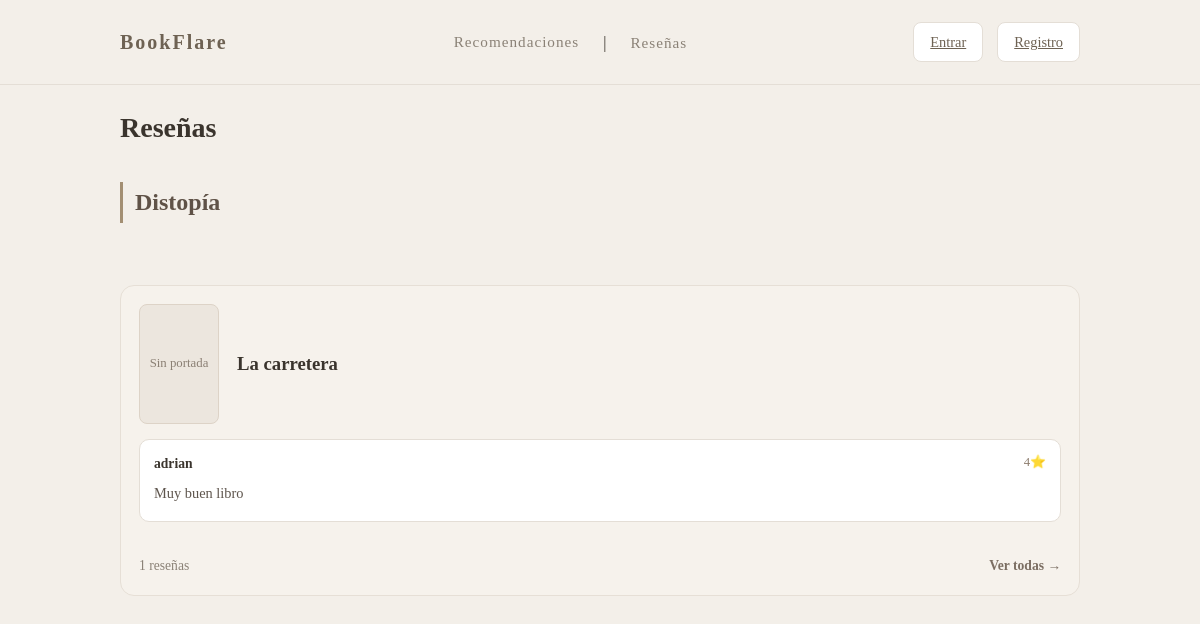
/resenas/, run on an earlier commit of the app's database.
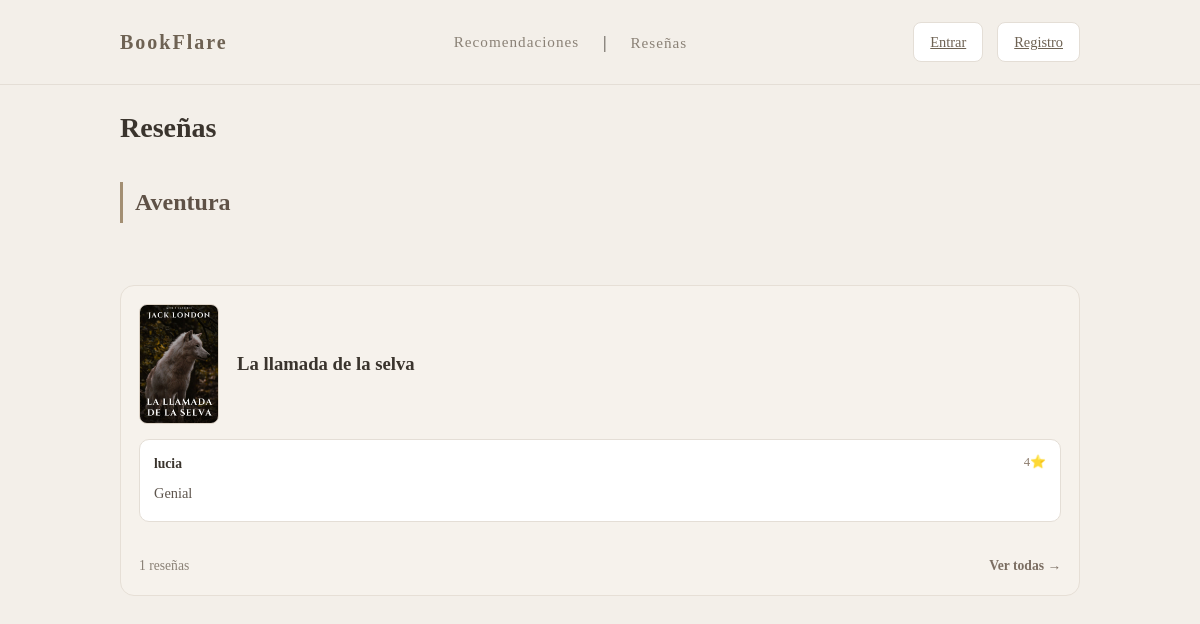
And on a later commit of the database.
### books/models.py (models this page shows, shortened)
class Libro(models.Model):
    isbn = models.CharField(max_length=13, primary_key=True)
    titulo = models.CharField(max_length=200)
    autor = models.CharField(max_length=100)
    genero = models.CharField(max_length=50) #permitirá filtrar por categorías en el frontend
    descripcion = models.TextField(blank=True)
    anio = models.PositiveIntegerField()
    portada = models.ImageField(upload_to='portadas/', blank=True)
    archivo_digital = models.FileField(upload_to='libros_digitales/', help_text="Archivo del libro (.pdf, .html, etc)")
    visitas_totales = models.PositiveIntegerField(default=0)
    class Meta:
        verbose_name = "Libro Digital"
        verbose_name_plural = "Libros Digitales"
        ordering = ["-visitas_totales"] #orden predeterminado: primero los más populares

class Reseña(models.Model):
    usuario = models.ForeignKey(CustomUser, on_delete=models.CASCADE)
    libro = models.ForeignKey(Libro, on_delete=models.CASCADE, related_name="resenas")
    rating = models.PositiveSmallIntegerField(
        validators=[MinValueValidator(1), MaxValueValidator(5)]
    )
    comentario = models.TextField(blank=True)
    creada_en = models.DateTimeField(auto_now_add=True)
    class Meta:
        unique_together = ('usuario', 'libro')
        ordering = ["-creada_en"]

class CustomUser(AbstractUser):
    email = models.EmailField(max_length=200, unique=True)
    es_bibliotecario = models.BooleanField(default=False, verbose_name="¿Es bibliotecario?")
    class Meta:
        verbose_name = "Usuario"
        verbose_name_plural = "Usuarios"

### books/views.py (the view)
# urls.py: path("resenas/", views.ListaResenasView.as_view(), name="lista_resenas"),
class ListaResenasView(ListView):
    model = Reseña
    template_name = "books/lista_resenas.html"
    context_object_name = "resenas"
    paginate_by = 10
    def get_queryset(self):
        queryset = (
            Reseña.objects
            .select_related("usuario", "libro")
            .order_by("-creada_en")
        )
        query = self.request.GET.get("q", "")
        genero = self.request.GET.get("genero", "")
        if query:
            queryset = queryset.filter(
                Q(libro__titulo__icontains=query)
            )
        if genero:
            queryset = queryset.filter(
                Q(libro__genero__icontains=genero)
            )
        return queryset
    def get_context_data(self, **kwargs):
        context = super().get_context_data(**kwargs)
        context["query"] = self.request.GET.get("q", "")
        context["genero_seleccionado"] = self.request.GET.get("genero", "")
        return context

### books/templates/books/lista_resenas.html (shortened to what this page needs)
{% extends "base.html" %}
{% block content %}
<h1 class="section-title">Reseñas</h1>
{% regroup resenas by libro.genero as generos %}
<div class="reviews-container">
{% for genero in generos %}
    <h2 class="genre-title">{{ genero.grouper }}</h2>
    {% regroup genero.list by libro as libros %}
    <div class="genre-section">
    {% for grupo in libros %}
        <a href="{% url 'libro_detalle' grupo.grouper.isbn %}" class="book-card-link">
        <div class="book-card-review">
            <div class="book-card-header">
                {% if grupo.grouper.portada %}
                    <img src="{{ grupo.grouper.portada.url }}" class="book-card-img">
                {% else %}
                    <div class="book-card-img placeholder">
                        Sin portada
                    </div>
                {% endif %}
                <div class="book-card-info">
                    <h3>{{ grupo.grouper.titulo }}</h3>
                </div>
            </div>
            <div class="reviews-list">
                {% for r in grupo.list|slice:":3" %}
                    <div class="review-box">
                        <div class="review-top">
                            <strong>{{ r.usuario.username }}</strong>
                            <span class="review-rating">{{ r.rating }}⭐</span>
                        </div>
                        <p>{{ r.comentario|truncatechars:110 }}</p>
                    </div>
                {% endfor %}
                <div class="review-footer">
                    <span class="small muted">
                        {{ grupo.list|length }} reseñas
                    </span>
                    <span class="ver-todas">
                        Ver todas →
                    </span>
                </div>
            </div>
        </div>
        </a>
    {% endfor %}
    </div>
{% empty %}
    <p>No hay reseñas todavía.</p>
{% endfor %}
</div>
{% endblock %}

### books/templates/base.html (shortened to what this page needs)
{% load static %}
<!doctype html>
<html lang="es">
<head>
    <link rel="stylesheet" href="{% static 'css/base.css' %}">
</head>
<body>
    <nav class="navbar">
        <div class="container navbar__inner">
            <a class="navbar__brand" href="{% url 'principal' %}">
                BookFlare
            </a>
            <ul class="navbar__menu">
                <a class="navbar__link" href="{% url 'recomendaciones' %}">
                Recomendaciones
            </a>
                <li class="navbar__item separator">|</li>
                <li class="navbar__item">
                    <a class="navbar__link" href="{% url 'lista_resenas' %}">
                        Reseñas
                    </a>
                </li>
            </ul>
            <div class="navbar__actions">
                {% if user.is_authenticated %}
                    <span class="muted small">
                        {{ user.username }}
                    </span>
                    <a class="btn btn--outline btn--sm" href="{% url 'perfil' %}">
                        Mi perfil
                    </a>
                {% else %}
                    <a class="btn btn--outline btn--sm" href="{% url 'login' %}">
                        Entrar
                    </a>
                    <a class="btn btn--primary btn--sm" href="{% url 'register' %}">
                        Registro
                    </a>
                {% endif %}
            </div>
        </div>
    </nav>
    <main class="container main">
        {% block content %}{% endblock %}
    </main>
</body>
</html>

### books/static/css/base.css (style rules this page uses)
:root { --bg: #f3efe9; --surface: #ffffff; --text: #3a342d; --muted: #8a8176; --line: #e4ded6; --earth-1: #c2b59b; --earth-2: #a38f73; --earth-3: #6e6253; --radius: 8px; }
* { box-sizing: border-box; }
body { margin: 0; font-family: "Cormorant Garamond", Georgia, serif; background: var(--bg); color: var(--text); line-height: 1.7; }
.container { max-width: 960px; margin: 0 auto; }
.navbar { border-bottom: 1px solid var(--line); background: var(--bg); }
.navbar__inner { display: flex; justify-content: space-between; align-items: center; padding: 22px 0; }
.navbar__brand { text-decoration: none; font-size: 20px; letter-spacing: 2px; color: var(--earth-3); font-weight: 600; }
.navbar__menu { list-style: none; display: flex; gap: 24px; margin: 0; padding: 0; }
.navbar__link { text-decoration: none; color: var(--muted); font-size: 0.95rem; letter-spacing: 1px; transition: opacity .2s ease; }
.navbar__actions { display: flex; align-items: center; gap: 14px; }
.btn { padding: 7px 16px; border-radius: var(--radius); border: 1px solid var(--line); background: var(--surface); font-family: inherit; font-size: 0.9rem; color: var(--earth-3); cursor: pointer; transition: background .2s ease; }
.muted { color: var(--muted); }
.small { font-size: 0.85rem; }
.genre-section { margin-bottom: 70px; }
.genre-title { font-size: 1.2rem; font-weight: 600; margin-bottom: 18px; padding-left: 12px; border-left: 3px solid var(--earth-2); }
.section-title { margin-bottom: 30px; font-size: 28px; font-weight: 600; }
.reviews-container { display: flex; flex-direction: column; gap: 30px; }
.book-card-review { background: #f6f2ec; border: 1px solid #e6dfd6; border-radius: 14px; padding: 20px; }
.book-card-header { display: flex; gap: 18px; margin-bottom: 20px; align-items: center; }
.book-card-img { width: 80px; height: 120px; object-fit: cover; border-radius: 8px; border: 1px solid #ddd3c7; flex-shrink: 0; }
.reviews-list { display: flex; flex-direction: column; gap: 12px; }
.review-box { background: #ffffff; border: 1px solid #e4ded6; border-radius: 10px; padding: 12px 14px; }
.review-top { display: flex; justify-content: space-between; font-size: 0.85rem; margin-bottom: 6px; }
.review-rating { color: #8c7c6d; font-size: 0.8rem; }
.review-box p { margin: 0; font-size: 0.9rem; color: #5e554d; }
.genre-title { margin: 40px 0 20px 0; font-size: 1.5rem; font-weight: 600; color: #5f5247; }
.genre-section { display: flex; flex-direction: column; gap: 25px; }
.book-card-review { background: #f6f2ec; border: 1px solid #e6dfd6; border-radius: 14px; padding: 18px; }
.book-card-header { display: flex; gap: 18px; align-items: center; margin-bottom: 15px; }
.review-box { background: #ffffff; border: 1px solid #e4ded6; border-radius: 10px; padding: 12px; }
.book-card-link { text-decoration: none; color: inherit; display: block; }
.review-footer { margin-top: 10px; display: flex; justify-content: space-between; font-size: 0.85rem; }
.ver-todas { font-weight: 600; color: #7b6e62; }
.genre-section { margin-bottom: -8px; }
.genre-section { margin: 20px 0 30px 0 !important; }
.genre-title { margin: 0 0 12px 0 !important; }
.review-box { padding: 12px 14px !important; margin-bottom: 10px !important; }
.review-box p { margin: 4px 0 !important; }

What changed in the data, as far as the page shows it:
removed Libro: grouper "Distopía", portada "Sin portada", grouper.titulo "La carretera", list|length "1"
removed Reseña: usuario.username "adrian", rating "4", comentario "Muy buen libro", shown under "La carretera"
added Libro: grouper "Aventura", grouper.portada (picture), grouper.titulo "La llamada de la selva", list|length "1"
added Reseña: usuario.username "lucia", rating "4", comentario "Genial", shown under "La llamada de la selva"
